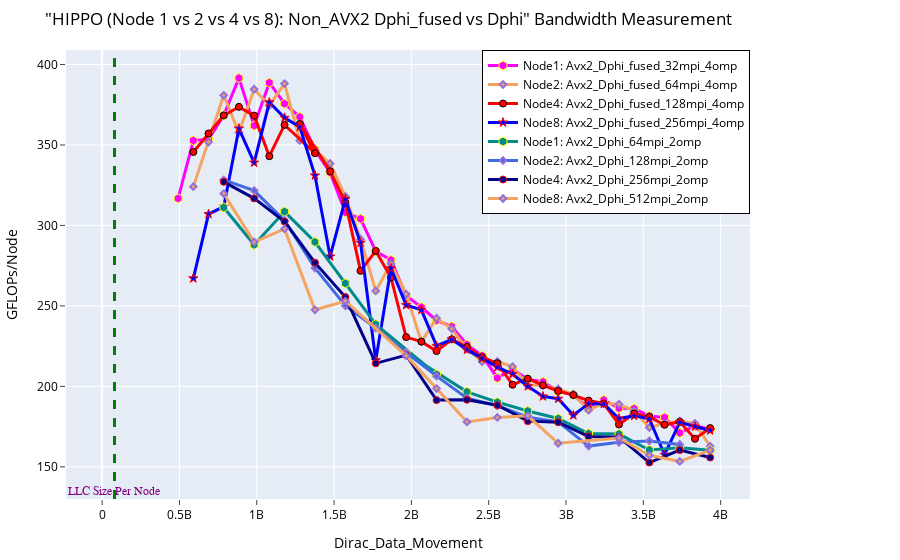

Notebook source saved alongside this figure:
### Markdown cell above
# AVX2 CASES

### Code cell
fig = go.Figure() 

# AVX2 Fused Cases
fig.add_trace(go.Scatter(x=(dfn1AvxFusProb_32mpi_4omp.Dirc_Data_Mov*(dfn1AvxFusProb_32mpi_4omp.MPI_size)), 
                         y=(dfn1AvxFusProb_32mpi_4omp.GFLOPS*(dfn1AvxFusProb_32mpi_4omp.MPI_size)), 
                         mode='lines+markers', 
                         name='Node1: Avx2_Dphi_fused_32mpi_4omp',
                         line=dict(color='magenta',width=3),
                         marker=dict(symbol='hexagon',size=9, line=dict(color='yellow',width=1))))


fig.add_trace(go.Scatter(x=(dfn2AvxFusProb_64mpi_4omp.Dirc_Data_Mov*(dfn2AvxFusProb_64mpi_4omp.MPI_size/2)), 
                         y=(dfn2AvxFusProb_64mpi_4omp.GFLOPS*(dfn2AvxFusProb_64mpi_4omp.MPI_size/2)), 
                         mode='lines+markers', 
                         name='Node2: Avx2_Dphi_fused_64mpi_4omp',
                         line=dict(color='sandybrown',width=3),
                         marker=dict(symbol='diamond',size=5,line=dict(color='MediumPurple',width=2))))


fig.add_trace(go.Scatter(x=(dfn4AvxFusProb_128mpi_4omp.Dirc_Data_Mov*(dfn4AvxFusProb_128mpi_4omp.MPI_size/4)), 
                         y=(dfn4AvxFusProb_128mpi_4omp.GFLOPS*(dfn4AvxFusProb_128mpi_4omp.MPI_size/4)), 
                         mode='lines+markers', 
                         name='Node4: Avx2_Dphi_fused_128mpi_4omp',
                         line=dict(color='red',width=3),
                         marker=dict(symbol='circle',size=7, line=dict(color='black',width=1))))

fig.add_trace(go.Scatter(x=(dfn8AvxFusProb_256mpi_4omp.Dirc_Data_Mov*(dfn8AvxFusProb_256mpi_4omp.MPI_size/8)), 
                         y=(dfn8AvxFusProb_256mpi_4omp.GFLOPS*(dfn8AvxFusProb_256mpi_4omp.MPI_size/8)), 
                         mode='lines+markers', 
                         name='Node8: Avx2_Dphi_fused_256mpi_4omp',
                         line=dict(color='blue',width=3),
                         marker=dict(symbol='star',size=7, line=dict(color='red',width=1))))



# AVX2 Non-Fused Cases
fig.add_trace(go.Scatter(x=(dfn1AvxNonFusProb_64mpi_2omp.Dirc_Data_Mov*(dfn1AvxNonFusProb_64mpi_2omp.MPI_size)), 
                         y=(dfn1AvxNonFusProb_64mpi_2omp.GFLOPS*(dfn1AvxNonFusProb_64mpi_2omp.MPI_size)), 
                         mode='lines+markers', 
                         name='Node1: Avx2_Dphi_64mpi_2omp',
                         line=dict(color='darkcyan',width=3),
                         marker=dict(symbol='hexagon',size=9, line=dict(color='yellow',width=1))))

fig.add_trace(go.Scatter(x=(dfn2AvxNonFusNonProb_128mpi_2omp.Dirc_Data_Mov*(dfn2AvxNonFusNonProb_128mpi_2omp.MPI_size/2)), 
                         y=(dfn2AvxNonFusNonProb_128mpi_2omp.GFLOPS*(dfn2AvxNonFusNonProb_128mpi_2omp.MPI_size/2)), 
                         mode='lines+markers', 
                         name='Node2: Avx2_Dphi_128mpi_2omp',
                         line=dict(color='royalblue',width=3),
                         marker=dict(symbol='diamond',size=5,line=dict(color='MediumPurple',width=2))))

fig.add_trace(go.Scatter(x=(dfn4AvxNonFusNonProb_256mpi_2omp.Dirc_Data_Mov*(dfn4AvxNonFusNonProb_256mpi_2omp.MPI_size/4)), 
                         y=(dfn4AvxNonFusNonProb_256mpi_2omp.GFLOPS*(dfn4AvxNonFusNonProb_256mpi_2omp.MPI_size/4)), 
                         mode='lines+markers', 
                         name='Node4: Avx2_Dphi_256mpi_2omp',
                         line=dict(color='darkblue',width=3),
                         marker=dict(symbol='circle',size=7, line=dict(color='red',width=1))))

fig.add_trace(go.Scatter(x=(dfn8AvxNonFusNonProb_512mpi_2omp.Dirc_Data_Mov*(dfn8AvxNonFusNonProb_512mpi_2omp.MPI_size/8)), 
                         y=(dfn8AvxNonFusNonProb_512mpi_2omp.GFLOPS*(dfn8AvxNonFusNonProb_512mpi_2omp.MPI_size/8)), 
                         mode='lines+markers', 
                         name='Node8: Avx2_Dphi_512mpi_2omp',
                         line=dict(color='sandybrown',width=3),
                         marker=dict(symbol='diamond',size=5,line=dict(color='MediumPurple',width=2))))


# Adding a vertical line
fig.add_vline(x=80e6, line_width=3, line_dash="dash", line_color="green")
# fig.add_hline(y=1024, line_width=3, line_dash="dash", line_color="red")

# Add annotation
fig.add_annotation(
    x='80e6'
    , y=130
    , text=f'LLC Size Per Node'
    , yanchor='bottom'
    , showarrow=False
    , arrowhead=1
    , arrowsize=1
    , arrowwidth=2
    , arrowcolor="#636363"
    , ax=-20
    , ay=-30
    , font=dict(size=12, color="purple", family="Sans Serif")
    , align="left"
    ,)



fig.update_layout(
    title=dict(text='"HIPPO (Node 1 vs 2 vs 4 vs 8): AVX2 Dphi_fused vs Dphi" Bandwidth Measurement',
               font=dict(color="black")),  # Set title text color to black
    xaxis_title=dict(text='Dirac_Data_Movement', font=dict(color="black")), 
    yaxis_title=dict(text='GFLOPs/Node', font=dict(color="black")), 
    xaxis=dict(ticks="outside", tickfont=dict(color="black")),  # Set font color for x-axis ticks
    yaxis=dict(ticks="outside", tickfont=dict(color="black")),  # Set font color for y-axis ticks
    legend=go.layout.Legend(bordercolor="black", borderwidth=1, x=1, xanchor="right", y=1, yanchor="top",
                            font=dict(color="black")),  # Set legend text color to black
    margin=dict(l=50, r=150, t=50, b=50)  # Adjust the left and right margins
)

### Figure 1 — Plotly figure (JSON) as saved in the notebook; plotly's stock layout.template omitted (floating-point values rounded to 4 significant figures)
{"data": [{"line": {"color": "magenta", "width": 3}, "marker": {"line": {"color": "yellow", "width": 1}, "size": 9, "symbol": "hexagon"}, "mode": "lines+markers", "name": "Node1: Avx2_Dphi_fused_32mpi_4omp", "type": "scatter", "x": [491520000, 589824000, 688128000, 786432000, 884736000, 983040000, 1081344000, 1179648000, 1277952000, 1376256000, 1474560000, 1572864000, 1671168000, 1769472000, 1867776000, 1966080000, 2064384000, 2162688000, 2260992000, 2359296000, 2457600000, 2555904000, 2654208000, 2752512000, 2850816000, 2949120000, 3047424000, 3145728000, 3244032000, 3342336000, 3440640000, 3538944000, 3637248000, 3735552000, 3833856000, 3932160000], "y": [316.8, 352.8, 353.6, 368.4, 391.6, 362.0, 388.7, 375.6, 367.4, 347.1, 332.8, 308.2, 304.1, 284.0, 278.5, 256.4, 249.2, 241.0, 237.2, 225.9, 219.1, 205.2, 210.6, 204.5, 202.8, 196.9, 194.8, 186.0, 191.6, 186.4, 186.2, 181.6, 180.7, 171.1, 175.4, 173.3]}, {"line": {"color": "sandybrown", "width": 3}, "marker": {"line": {"color": "MediumPurple", "width": 2}, "size": 5, "symbol": "diamond"}, "mode": "lines+markers", "name": "Node2: Avx2_Dphi_fused_64mpi_4omp", "type": "scatter", "x": [589824000, 688128000, 786432000, 884736000, 983040000, 1081344000, 1179648000, 1277952000, 1376256000, 1474560000, 1572864000, 1671168000, 1769472000, 1867776000, 1966080000, 2064384000, 2162688000, 2260992000, 2359296000, 2457600000, 2555904000, 2654208000, 2752512000, 2850816000, 2949120000, 3047424000, 3145728000, 3244032000, 3342336000, 3440640000, 3538944000, 3637248000, 3735552000, 3833856000, 3932160000], "y": [324.1, 351.8, 380.9, 357.7, 384.6, 374.6, 388.2, 352.8, 346.6, 338.5, 318.0, 291.5, 259.3, 276.2, 257.3, 227.8, 242.3, 235.8, 223.1, 215.4, 215.4, 212.3, 200.8, 200.7, 198.4, 195.1, 185.2, 189.6, 188.9, 184.8, 174.4, 176.9, 178.4, 177.0, 162.8]}, {"line": {"color": "red", "width": 3}, "marker": {"line": {"color": "black", "width": 1}, "size": 7, "symbol": "circle"}, "mode": "lines+markers", "name": "Node4: Avx2_Dphi_fused_128mpi_4omp", "type": "scatter", "x": [589824000, 688128000, 786432000, 884736000, 983040000, 1081344000, 1179648000, 1376256000, 1277952000, 1474560000, 1572864000, 1671168000, 1769472000, 1867776000, 1966080000, 2064384000, 2162688000, 2260992000, 2359296000, 2457600000, 2555904000, 2654208000, 2752512000, 2850816000, 2949120000, 3047424000, 3145728000, 3244032000, 3342336000, 3440640000, 3538944000, 3637248000, 3735552000, 3833856000, 3932160000], "y": [345.7, 357.1, 368.4, 373.7, 368.3, 343.0, 362.5, 344.9, 363.1, 333.7, 314.4, 271.8, 284.2, 267.7, 230.6, 227.8, 221.9, 229.2, 224.5, 218.1, 214.4, 201.0, 204.7, 200.7, 197.1, 194.6, 191.2, 189.3, 176.3, 183.1, 181.0, 176.1, 178.0, 167.4, 174.1]}, {"line": {"color": "blue", "width": 3}, "marker": {"line": {"color": "red", "width": 1}, "size": 7, "symbol": "star"}, "mode": "lines+markers", "name": "Node8: Avx2_Dphi_fused_256mpi_4omp", "type": "scatter", "x": [589824000, 688128000, 786432000, 884736000, 983040000, 1081344000, 1179648000, 1277952000, 1376256000, 1474560000, 1572864000, 1671168000, 1769472000, 1867776000, 1966080000, 2064384000, 2162688000, 2260992000, 2359296000, 2457600000, 2555904000, 2654208000, 2752512000, 2850816000, 2949120000, 3047424000, 3145728000, 3244032000, 3342336000, 3440640000, 3538944000, 3637248000, 3735552000, 3833856000, 3932160000], "y": [267.1, 307.1, 311.7, 360.2, 339.0, 376.5, 366.9, 361.3, 331.0, 280.7, 316.4, 289.3, 216.2, 273.4, 250.5, 247.6, 225.2, 229.2, 222.8, 217.3, 211.9, 207.6, 200.1, 193.8, 192.3, 182.0, 189.2, 189.1, 180.0, 181.7, 179.8, 157.5, 177.7, 175.1, 172.6]}, {"line": {"color": "darkcyan", "width": 3}, "marker": {"line": {"color": "yellow", "width": 1}, "size": 9, "symbol": "hexagon"}, "mode": "lines+markers", "name": "Node1: Avx2_Dphi_64mpi_2omp", "type": "scatter", "x": [786432000, 983040000, 1179648000, 1376256000, 1572864000, 1769472000, 2162688000, 1966080000, 2359296000, 2555904000, 2752512000, 2949120000, 3145728000, 3342336000, 3538944000, 3735552000, 3932160000], "y": [311.2, 288.0, 308.6, 289.7, 264.0, 238.6, 207.4, 220.7, 196.6, 190.2, 184.7, 180.0, 170.7, 170.4, 160.5, 161.9, 160.3]}, {"line": {"color": "royalblue", "width": 3}, "marker": {"line": {"color": "MediumPurple", "width": 2}, "size": 5, "symbol": "diamond"}, "mode": "lines+markers", "name": "Node2: Avx2_Dphi_128mpi_2omp", "type": "scatter", "x": [786432000, 983040000, 1179648000, 1376256000, 1572864000, 1769472000, 1966080000, 2162688000, 2359296000, 2555904000, 2752512000, 2949120000, 3145728000, 3342336000, 3538944000, 3735552000], "y": [328.3, 321.7, 303.1, 273.6, 250.1, 236.2, 221.1, 206.3, 192.7, 187.9, 180.8, 177.9, 162.9, 165.2, 166.1, 163.9]}, {"line": {"color": "darkblue", "width": 3}, "marker": {"line": {"color": "red", "width": 1}, "size": 7, "symbol": "circle"}, "mode": "lines+markers", "name": "Node4: Avx2_Dphi_256mpi_2omp", "type": "scatter", "x": [786432000, 983040000, 1179648000, 1376256000, 1572864000, 1769472000, 1966080000, 2162688000, 2359296000, 2555904000, 2752512000, 2949120000, 3145728000, 3342336000, 3538944000, 3735552000, 3932160000], "y": [327.1, 316.8, 302.4, 276.9, 255.5, 214.3, 219.4, 191.5, 191.7, 188.3, 178.4, 177.8, 168.9, 168.4, 152.7, 160.4, 155.8]}, {"line": {"color": "sandybrown", "width": 3}, "marker": {"line": {"color": "MediumPurple", "width": 2}, "size": 5, "symbol": "diamond"}, "mode": "lines+markers", "name": "Node8: Avx2_Dphi_512mpi_2omp", "type": "scatter", "x": [786432000, 983040000, 1179648000, 1376256000, 1572864000, 1966080000, 2162688000, 2359296000, 2555904000, 2752512000, 2949120000, 3342336000, 3538944000, 3735552000, 3932160000], "y": [319.8, 289.7, 297.9, 247.6, 253.0, 219.1, 198.6, 177.9, 180.7, 181.7, 164.6, 167.9, 157.2, 153.3, 160.4]}], "layout": {"annotations": [{"align": "left", "arrowcolor": "#636363", "arrowhead": 1, "arrowsize": 1, "arrowwidth": 2, "ax": -20, "ay": -30, "font": {"color": "purple", "family": "Sans Serif", "size": 12}, "showarrow": false, "text": "LLC Size Per Node", "x": "80e6", "y": 130, "yanchor": "bottom"}], "legend": {"bordercolor": "black", "borderwidth": 1, "font": {"color": "black"}, "x": 1, "xanchor": "right", "y": 1, "yanchor": "top"}, "margin": {"b": 50, "l": 50, "r": 150, "t": 50}, "shapes": [{"line": {"color": "green", "dash": "dash", "width": 3}, "type": "line", "x0": 80000000, "x1": 80000000, "xref": "x", "y0": 0, "y1": 1, "yref": "y domain"}], "title": {"font": {"color": "black"}, "text": "\"HIPPO (Node 1 vs 2 vs 4 vs 8): Non_AVX2 Dphi_fused vs Dphi\" Bandwidth Measurement"}, "xaxis": {"tickfont": {"color": "black"}, "ticks": "outside", "title": {"font": {"color": "black"}, "text": "Dirac_Data_Movement"}}, "yaxis": {"tickfont": {"color": "black"}, "ticks": "outside", "title": {"font": {"color": "black"}, "text": "GFLOPs/Node"}}}}
